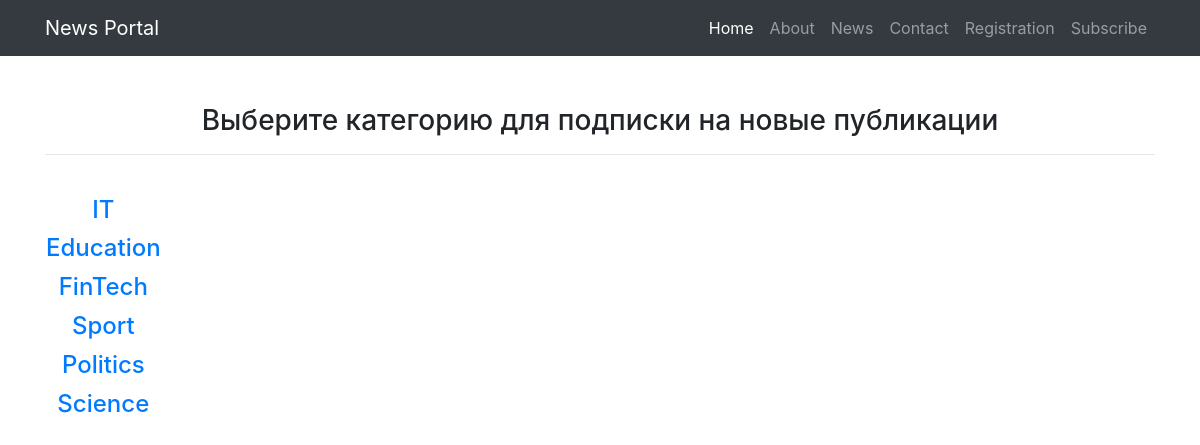
The page /news/category/ on the database its author committed.
### news/models.py (models this page shows, shortened)
class Category(models.Model):
    categoryName = models.CharField('Выберите категорию публикаций для подписки:', max_length=64, unique=True)
    subscribers = models.ManyToManyField(User, related_name='subscriber', blank=True)

### news/views.py (the view)
# urls.py: path('category/', CategorySubscribeView.as_view()),
class CategorySubscribeView(ListView):
    model = Category
    template_name = 'news/post_category.html'
    context_object_name = 'post_category'
    def get_context_data(self, **kwargs):
        context = super().get_context_data(**kwargs)
        return context

### templates/news/post_category.html (shortened to what this page needs)
{% extends 'flatpages/default.html' %}
{% load custom_filters %}
{% load crispy_forms_tags %}
{% block content %}
<br>
<br>
<h3>Выберите категорию для подписки на новые публикации</h3>
<hr>
<br>
<table>
    {% for category in post_category %}
    <tr>
        <td>
            <h4><a href="{% url 'subscribe_category' category.id %}">{{ category.categoryName }} </a></h4>
        </td>
    </tr>
    {% endfor %}
</table>
{% endblock content %}

### rows shown on the page
Category: categoryName "IT"
Category: categoryName "Education"
Category: categoryName "FinTech"
Category: categoryName "Sport"
Category: categoryName "Politics"
Category: categoryName "Science"
